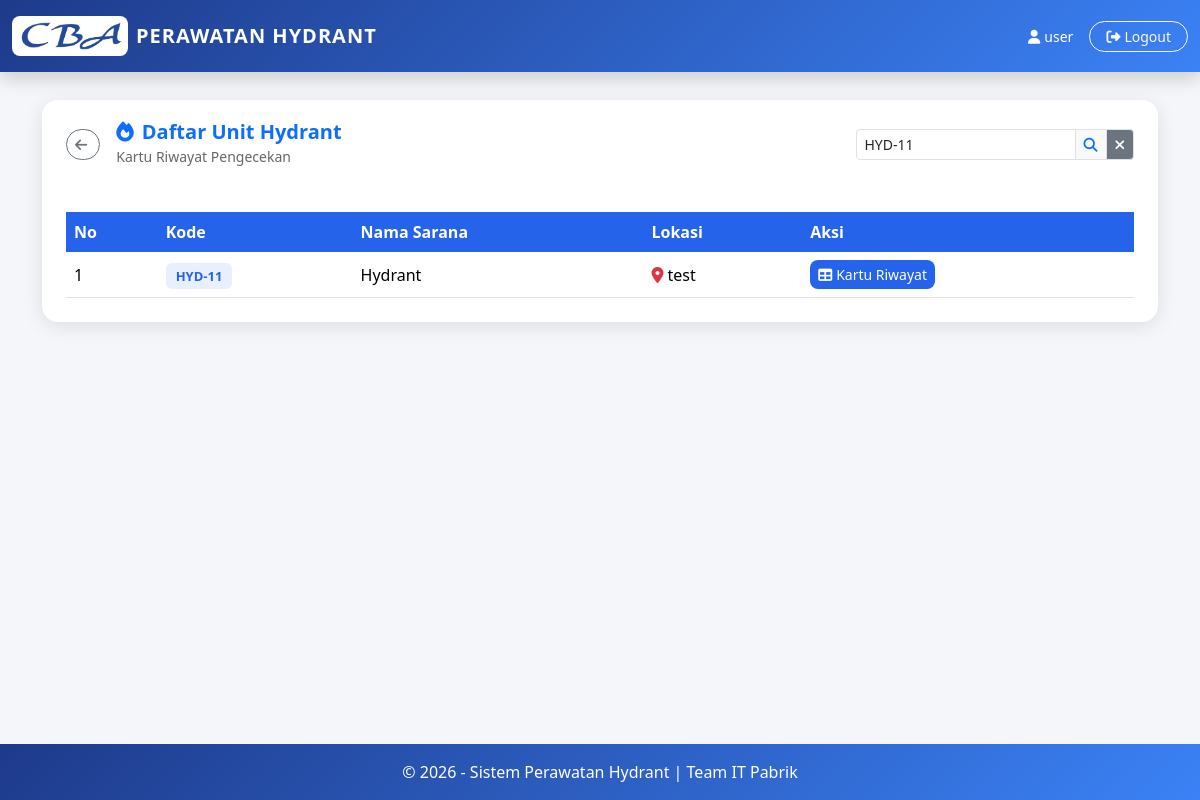
The page /hydrant_home.php?keyword=HYD-11 (signed in) on the database its author committed.
### tables this page shows
CREATE TABLE `hydrant` (
  `id` int(11) NOT NULL,
  `no_kode` varchar(50) NOT NULL,
  `nama_sarana` varchar(100) DEFAULT NULL,
  `lokasi` varchar(200) DEFAULT NULL
);

### hydrant_home.php (the view, shortened to what this page needs)
<?php
include "config/koneksi.php";
mysqli_query($conn, "CREATE TABLE IF NOT EXISTS `hydrant` (
  `id` int(11) NOT NULL AUTO_INCREMENT,
  `no_kode` varchar(50) NOT NULL,
  `nama_sarana` varchar(100) DEFAULT NULL,
  `lokasi` varchar(200) DEFAULT NULL,
  PRIMARY KEY (`id`)
) ENGINE=InnoDB DEFAULT CHARSET=utf8mb4");
mysqli_query($conn, "CREATE TABLE IF NOT EXISTS `checklist_hydrant` (
  `id` int(11) NOT NULL AUTO_INCREMENT,
  `hydrant_id` int(11) NOT NULL,
  `tahun` int(4) NOT NULL,
  `bulan` tinyint(2) NOT NULL,
  `tanggal_cek` date DEFAULT NULL,
  `valve_handle` enum('Ok','Nok') DEFAULT NULL,
  `hose_coupling_conect` enum('Ok','Nok') DEFAULT NULL,
  `baut_valve_handle` enum('Ok','Nok') DEFAULT NULL,
  `fire_hose` enum('Ok','Nok') DEFAULT NULL,
  `slang_hydrant` enum('Ok','Nok') DEFAULT NULL,
  `nozzle` enum('Ok','Nok') DEFAULT NULL,
  `box_hydrant` enum('Ok','Nok') DEFAULT NULL,
  `paraf` varchar(100) DEFAULT NULL,
  `catatan` text DEFAULT NULL,
  `users_id` int(11) DEFAULT NULL,
  `created_at` datetime DEFAULT CURRENT_TIMESTAMP,
  PRIMARY KEY (`id`)
) ENGINE=InnoDB DEFAULT CHARSET=utf8mb4");
$keyword = isset($_GET['keyword']) ? mysqli_real_escape_string($conn, $_GET['keyword']) : '';
$where = "";
if ($keyword != '') {
  $where = "WHERE no_kode LIKE '%$keyword%' OR nama_sarana LIKE '%$keyword%' OR lokasi LIKE '%$keyword%'";
}
$listHydrant = mysqli_query($conn, "SELECT * FROM hydrant $where ORDER BY no_kode ASC");
?>
<!DOCTYPE html>
<html lang="id">
<head>
  <link href="https://cdn.jsdelivr.net/npm/bootstrap@5.3.2/dist/css/bootstrap.min.css" rel="stylesheet">
</head>
<body>
  <nav class="navbar navbar-hydrant fixed-top py-3 shadow">
    <div class="container-fluid d-flex justify-content-between align-items-center">
      <div class="d-flex align-items-center gap-2 text-white" style="cursor:pointer"
        onclick="window.location.href='dashboard.php'">
        <img src="assets/images/cba.png" alt="Logo CBA"
          style="height:40px; background:white; padding:4px; border-radius:8px;">
        <span class="fw-bold fs-5 d-none d-sm-inline" style="letter-spacing:1px">PERAWATAN HYDRANT</span>
      </div>
      <div class="d-flex align-items-center gap-2 gap-md-3">
        <span class="text-white small d-none d-md-inline"><i
            class="fa-solid fa-user me-1"></i><?= $_SESSION['username'] ?></span>
        <a href="logout.php" class="btn btn-sm btn-outline-light rounded-pill px-2 px-md-3" title="Logout">
          <span class="d-none d-sm-inline"><i class="fa-solid fa-right-from-bracket me-1"></i>Logout</span>
        </a>
      </div>
    </div>
  </nav>
  <div class="container" style="margin-top:100px; padding-bottom:40px; flex:1;">
    <div class="card card-hydrant">
      <div class="card-hydrant-header d-flex justify-content-between align-items-center flex-wrap gap-3">
        <div class="d-flex align-items-center gap-3">
          <a href="dashboard.php" class="btn btn-sm btn-outline-secondary rounded-pill" title="Kembali ke Dashboard">
            <i class="fa-solid fa-arrow-left me-1"></i><span class="d-none d-sm-inline"></span>
          </a>
          <div>
            <h5 class="fw-bold mb-0 text-primary"><i class="fa-solid fa-fire me-2"></i>Daftar Unit Hydrant</h5>
            <small class="opacity-75">Kartu Riwayat Pengecekan</small>
          </div>
        </div>
        <div class="d-flex flex-column flex-sm-row align-items-stretch align-items-sm-center gap-2 mt-3 mt-sm-0">
          <form method="GET" class="d-flex m-0">
            <div class="input-group input-group-sm w-100">
              <input type="text" name="keyword" class="form-control" placeholder="Cari Kode/Lokasi..."
                value="<?= htmlspecialchars($keyword) ?>">
              <button type="submit" class="btn btn-light text-primary border"><i
                  class="fa-solid fa-search"></i></button>
              <?php if ($keyword != ''): ?>
                <a href="hydrant_home.php" class="btn btn-secondary border"><i class="fa-solid fa-times"></i></a>
              <?php endif; ?>
            </div>
          </form>
        </div>
      </div>
      <div class="card-body p-4">
        <div class="table-responsive">
          <table class="table table-hover align-middle mb-0">
            <thead>
              <tr>
                <th>No</th>
                <th>Kode</th>
                <th>Nama Sarana</th>
                <th>Lokasi</th>
                <th>Aksi</th>
              </tr>
            </thead>
            <tbody>
              <?php $no = 1;
              while ($row = mysqli_fetch_assoc($listHydrant)): ?>
                <tr>
                  <td data-label="No"><?= $no++ ?></td>
                  <td data-label="Kode"><span class="hydrant-badge"><?= htmlspecialchars($row['no_kode']) ?></span></td>
                  <td data-label="Nama Sarana"><?= htmlspecialchars($row['nama_sarana']) ?></td>
                  <td data-label="Lokasi">
                    <span><i
                        class="fa-solid fa-location-dot text-danger me-1"></i><?= htmlspecialchars($row['lokasi']) ?></span>
                  </td>
                  <td data-label="Aksi">
                    <a href="hydrant_kartu.php?hydrant_id=<?= $row['id'] ?>" class="btn btn-kartu btn-sm flex-grow-1">
                      <i class="fa-solid fa-table me-1"></i><span class="d-inline">Kartu Riwayat</span>
                    </a>
                  </td>
                </tr>
              <?php endwhile; ?>
            </tbody>
          </table>
        </div>
      </div>
    </div>
  </div>
  <footer class="py-3 text-center">
    &copy; <?= date('Y') ?> - Sistem Perawatan Hydrant | Team IT Pabrik
  </footer>
</body>
</html>

### hydrant_home.php (style rules this page uses)
:root { --blue: #2563eb; --blue-dark: #1e3a8a; --blue-light: #3b82f6; }
body { background: #f4f6f9; font-family: 'Segoe UI', sans-serif; min-height: 100vh; display: flex; flex-direction: column; }
.navbar-hydrant { background: linear-gradient(135deg, var(--blue-dark), var(--blue-light)); }
.card-hydrant { border: none; border-radius: 16px; box-shadow: 0 4px 20px rgba(0, 0, 0, .1); }
.card-hydrant-header { background: #fff; color: #333; border-radius: 16px 16px 0 0; padding: 20px 24px; }
.hydrant-badge { background: rgba(37, 99, 235, 0.1); color: var(--blue); font-weight: 600; padding: 4px 10px; border-radius: 6px; font-size: 13px; }
.table thead th { background: var(--blue); color: #fff; border: none; white-space: nowrap; }
.table tbody td { white-space: nowrap; }
.btn-kartu { background: var(--blue); color: #fff; border: none; border-radius: 8px; }
footer { background: linear-gradient(135deg, var(--blue-dark), var(--blue-light)); color: #fff; margin-top: 40px; }

### rows shown on the page
hydrant: no_kode "HYD-11", nama_sarana "Hydrant", lokasi "test"

### other values the page prints
$_SESSION['username'] "user"
